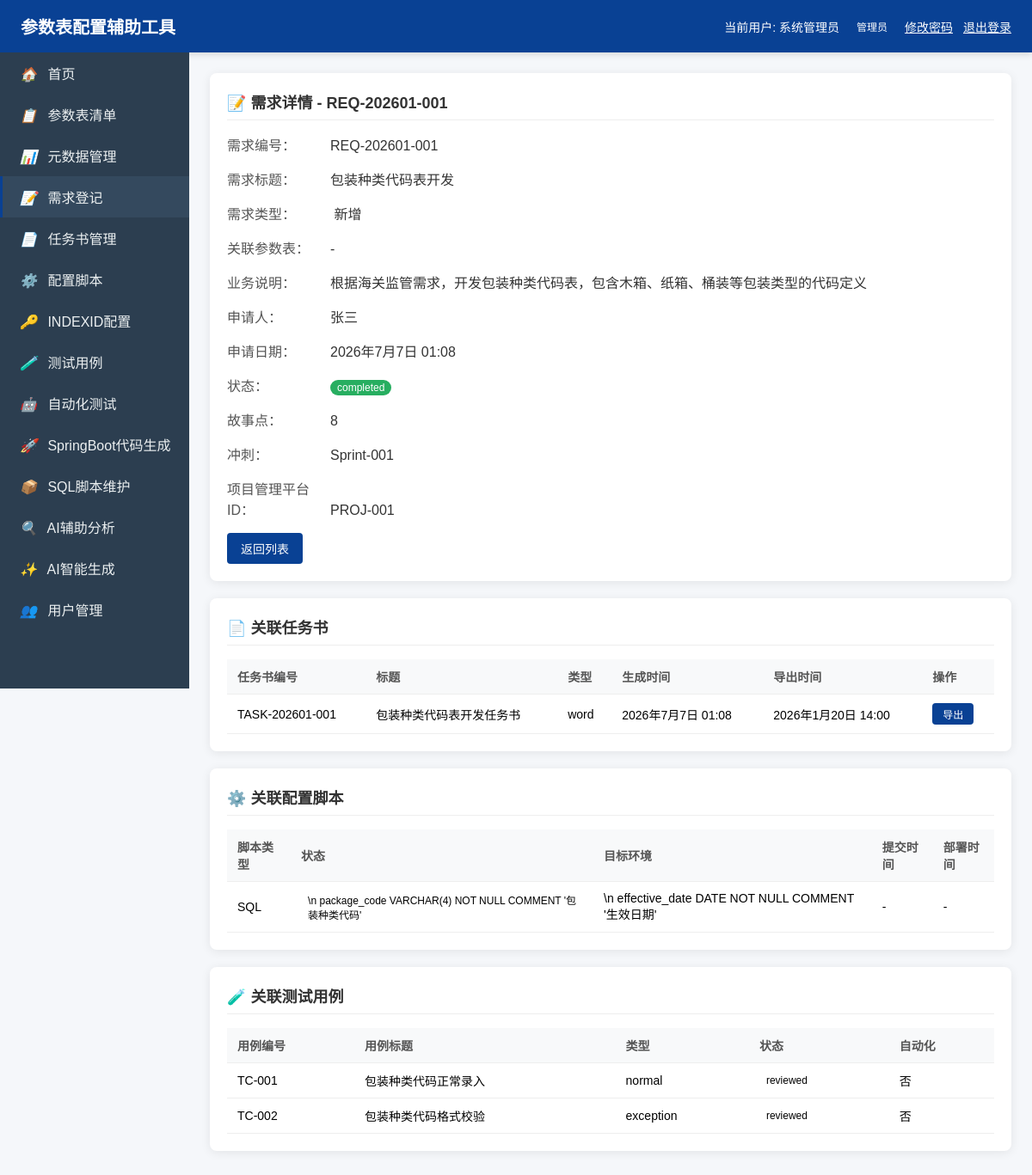
Screenshot of /requirements/1/ (signed in) with the database file from the repository.
### parameter/models.py (models this page shows, shortened)
class User(models.Model):
    username = models.CharField(max_length=100, unique=True, verbose_name='用户名')
    password = models.CharField(max_length=255, verbose_name='密码')
    real_name = models.CharField(max_length=100, verbose_name='真实姓名')
    email = models.EmailField(null=True, blank=True, verbose_name='邮箱')
    phone = models.CharField(max_length=20, null=True, blank=True, verbose_name='手机号')
    role = models.ForeignKey(Role, on_delete=models.CASCADE, verbose_name='角色')
    is_active = models.BooleanField(default=True, verbose_name='是否启用')
    created_at = models.DateTimeField(auto_now_add=True, verbose_name='创建时间')
    updated_at = models.DateTimeField(auto_now=True, verbose_name='更新时间')
    class Meta:
        verbose_name = '用户'
        verbose_name_plural = '用户'

class Role(models.Model):
    ROLE_CHOICES = [
        ('admin', '管理员'),
        ('business', '业务人员'),
        ('technical', '技术人员'),
        ('general', '一般人员'),
    ]
    role_code = models.CharField(max_length=50, choices=ROLE_CHOICES, unique=True, verbose_name='角色编码')
    role_name = models.CharField(max_length=100, verbose_name='角色名称')
    description = models.TextField(null=True, blank=True, verbose_name='角色描述')
    class Meta:
        verbose_name = '角色'
        verbose_name_plural = '角色'

class Requirement(models.Model):
    REQUIREMENT_TYPE_CHOICES = [
        ('new', '新增'),
        ('modify', '变更'),
        ('reuse', '复用'),
    ]
    STATUS_CHOICES = [
        ('pending', '待审核'),
        ('approved', '已审核'),
        ('in_progress', '进行中'),
        ('completed', '已完成'),
        ('rejected', '已拒绝'),
    ]
    requirement_no = models.CharField(max_length=50, unique=True, verbose_name='需求编号')
    title = models.CharField(max_length=200, verbose_name='需求标题')
    requirement_type = models.CharField(max_length=20, choices=REQUIREMENT_TYPE_CHOICES, verbose_name='需求类型')
    parameter_table = models.ForeignKey(ParameterTable, on_delete=models.SET_NULL, null=True, blank=True, verbose_name='关联参数表')
    business_description = models.TextField(verbose_name='业务说明')
    requester = models.CharField(max_length=100, verbose_name='申请人')
    request_date = models.DateTimeField(auto_now_add=True, verbose_name='申请日期')
    status = models.CharField(max_length=20, choices=STATUS_CHOICES, default='pending', verbose_name='状态')
    story_points = models.IntegerField(null=True, blank=True, verbose_name='故事点')
    sprint = models.CharField(max_length=50, null=True, blank=True, verbose_name='冲刺')
    project_platform_id = models.CharField(max_length=100, null=True, blank=True, verbose_name='项目管理平台ID')
    class Meta:
        verbose_name = '业务需求登记'
        verbose_name_plural = '业务需求登记'

class TaskDocument(models.Model):
    DOCUMENT_TYPE_CHOICES = [
        ('word', 'Word'),
        ('pdf', 'PDF'),
    ]
    requirement = models.ForeignKey(Requirement, on_delete=models.CASCADE, related_name='task_documents', verbose_name='关联需求')
    document_no = models.CharField(max_length=50, verbose_name='任务书编号')
    title = models.CharField(max_length=200, verbose_name='任务书标题')
    document_type = models.CharField(max_length=20, choices=DOCUMENT_TYPE_CHOICES, verbose_name='文档类型')
    content = models.TextField(verbose_name='任务书内容')
    generated_at = models.DateTimeField(auto_now_add=True, verbose_name='生成时间')
    exported_at = models.DateTimeField(null=True, blank=True, verbose_name='导出时间')
    class Meta:
        verbose_name = '任务书管理'
        verbose_name_plural = '任务书管理'

class ConfigScript(models.Model):
    STATUS_CHOICES = [
        ('generated', '已生成'),
        ('submitted', '已提交'),
        ('deployed', '已部署'),
        ('failed', '失败'),
    ]
    requirement = models.ForeignKey(Requirement, on_delete=models.CASCADE, related_name='config_scripts', verbose_name='关联需求')
    script_type = models.CharField(max_length=50, verbose_name='脚本类型')
    script_content = models.TextField(verbose_name='脚本内容')
    status = models.CharField(max_length=20, choices=STATUS_CHOICES, default='generated', verbose_name='状态')
    submitted_at = models.DateTimeField(null=True, blank=True, verbose_name='提交时间')
    deployed_at = models.DateTimeField(null=True, blank=True, verbose_name='部署时间')
    environment = models.CharField(max_length=50, null=True, blank=True, verbose_name='目标环境')
    class Meta:
        verbose_name = '配置脚本'
        verbose_name_plural = '配置脚本'

class TestCase(models.Model):
    CASE_TYPE_CHOICES = [
        ('normal', '正常流程'),
        ('boundary', '边界条件'),
        ('exception', '异常场景'),
    ]
    STATUS_CHOICES = [
        ('draft', '草稿'),
        ('reviewed', '已评审'),
        ('automated', '已自动化'),
        ('executed', '已执行'),
    ]
    requirement = models.ForeignKey(Requirement, on_delete=models.CASCADE, related_name='test_cases', verbose_name='关联需求')
    case_no = models.CharField(max_length=50, verbose_name='用例编号')
    title = models.CharField(max_length=200, verbose_name='用例标题')
    case_type = models.CharField(max_length=20, choices=CASE_TYPE_CHOICES, verbose_name='用例类型')
    preconditions = models.TextField(null=True, blank=True, verbose_name='前置条件')
    steps = models.TextField(verbose_name='测试步骤')
    expected_result = models.TextField(verbose_name='预期结果')
    status = models.CharField(max_length=20, choices=STATUS_CHOICES, default='draft', verbose_name='状态')
    automated = models.BooleanField(default=False, verbose_name='是否自动化')
    created_at = models.DateTimeField(auto_now_add=True, verbose_name='创建时间')
    class Meta:
        verbose_name = '测试用例'
        verbose_name_plural = '测试用例'

### parameter/views.py (the view)
# urls.py: path('requirements/<str:req_id>/', views.RequirementDetailView.as_view(), name='requirement_detail'),
@method_decorator(login_required, name='dispatch')
class RequirementDetailView(View):
    def get(self, request, req_id):
        logger.info(f"[RequirementDetailView] 开始查询需求详情，req_id: {req_id}")
        try:
            requirement = Requirement.objects.filter(id=req_id).select_related('parameter_table').first()
            logger.info(f"[RequirementDetailView] 需求查询结果: {'存在' if requirement else '不存在'}, req_id: {req_id}")
            documents = TaskDocument.objects.filter(requirement_id=req_id)
            logger.info(f"[RequirementDetailView] 任务书查询完成，记录数: {documents.count()}")
            scripts = ConfigScript.objects.filter(requirement_id=req_id)
            logger.info(f"[RequirementDetailView] 配置脚本查询完成，记录数: {scripts.count()}")
            test_cases = TestCase.objects.filter(requirement_id=req_id)
            logger.info(f"[RequirementDetailView] 测试用例查询完成，记录数: {test_cases.count()}")
            context = {
                'requirement': requirement,
                'documents': documents,
                'scripts': scripts,
                'test_cases': test_cases,
            }
            logger.info(f"[RequirementDetailView] 需求详情查询成功，即将渲染模板")
            return render(request, 'parameter/requirement_detail.html', context)
        except Exception as e:
            logger.error(f"[RequirementDetailView] 需求详情查询失败，req_id: {req_id}, 错误: {str(e)}", exc_info=True)
            raise

### parameter/templates/parameter/requirement_detail.html (shortened to what this page needs)
{% extends 'parameter/base.html' %}
{% block content %}
    {% if requirement %}
    <div class="card">
        <div class="card-title">📝 需求详情 - {{ requirement.requirement_no }}</div>
        <div class="detail-info">
            <span class="label">需求编号：</span><span class="value">{{ requirement.requirement_no }}</span>
        </div>
        <div class="detail-info">
            <span class="label">需求标题：</span><span class="value">{{ requirement.title }}</span>
        </div>
        <div class="detail-info">
            <span class="label">需求类型：</span><span class="value">
                {% if requirement.requirement_type == 'new' %}新增
                {% elif requirement.requirement_type == 'modify' %}变更
                {% elif requirement.requirement_type == 'reuse' %}复用
                {% endif %}
            </span>
        </div>
        <div class="detail-info">
            <span class="label">关联参数表：</span><span class="value">{{ requirement.table_name|default:'-' }}</span>
        </div>
        <div class="detail-info">
            <span class="label">业务说明：</span><span class="value">{{ requirement.business_description }}</span>
        </div>
        <div class="detail-info">
            <span class="label">申请人：</span><span class="value">{{ requirement.requester }}</span>
        </div>
        <div class="detail-info">
            <span class="label">申请日期：</span><span class="value">{{ requirement.request_date }}</span>
        </div>
        <div class="detail-info">
            <span class="label">状态：</span><span class="value"><span class="badge badge-{{ requirement.status }}">{{ requirement.status }}</span></span>
        </div>
        <div class="detail-info">
            <span class="label">故事点：</span><span class="value">{{ requirement.story_points|default:'-' }}</span>
        </div>
        <div class="detail-info">
            <span class="label">冲刺：</span><span class="value">{{ requirement.sprint|default:'-' }}</span>
        </div>
        <div class="detail-info">
            <span class="label">项目管理平台ID：</span><span class="value">{{ requirement.project_platform_id|default:'-' }}</span>
        </div>
        <div style="margin-top: 16px;">
            <a href="/requirements/" class="btn btn-primary">返回列表</a>
        </div>
    </div>
    <div class="card">
        <div class="card-title">📄 关联任务书</div>
        {% if documents %}
        <table class="table">
            <thead>
                <tr>
                    <th>任务书编号</th>
                    <th>标题</th>
                    <th>类型</th>
                    <th>生成时间</th>
                    <th>导出时间</th>
                    <th>操作</th>
                </tr>
            </thead>
            <tbody>
                {% for doc in documents %}
                <tr>
                    <td>{{ doc.document_no }}</td>
                    <td>{{ doc.title }}</td>
                    <td>{{ doc.document_type }}</td>
                    <td>{{ doc.generated_at }}</td>
                    <td>{{ doc.exported_at|default:'-' }}</td>
                    <td>
                        <a href="/task-documents/export/{{ doc.id }}/" class="btn btn-primary btn-sm">导出</a>
                    </td>
                </tr>
                {% endfor %}
            </tbody>
        </table>
        {% else %}
        <p>暂无关联任务书</p>
        {% endif %}
    </div>
    <div class="card">
        <div class="card-title">⚙️ 关联配置脚本</div>
        {% if scripts %}
        <table class="table">
            <thead>
                <tr>
                    <th>脚本类型</th>
                    <th>状态</th>
                    <th>目标环境</th>
                    <th>提交时间</th>
                    <th>部署时间</th>
                </tr>
            </thead>
            <tbody>
                {% for script in scripts %}
                <tr>
                    <td>{{ script.script_type }}</td>
                    <td><span class="badge badge-{{ script.status }}">{{ script.status }}</span></td>
                    <td>{{ script.environment|default:'-' }}</td>
                    <td>{{ script.submitted_at|default:'-' }}</td>
                    <td>{{ script.deployed_at|default:'-' }}</td>
                </tr>
                {% endfor %}
            </tbody>
        </table>
        {% else %}
        <p>暂无关联配置脚本</p>
        {% endif %}
    </div>
    <div class="card">
        <div class="card-title">🧪 关联测试用例</div>
        {% if test_cases %}
        <table class="table">
            <thead>
                <tr>
                    <th>用例编号</th>
                    <th>用例标题</th>
                    <th>类型</th>
                    <th>状态</th>
                    <th>自动化</th>
                </tr>
            </thead>
            <tbody>
                {% for case in test_cases %}
                <tr>
                    <td>{{ case.case_no }}</td>
                    <td>{{ case.title }}</td>
                    <td>{{ case.case_type }}</td>
                    <td><span class="badge badge-{{ case.status }}">{{ case.status }}</span></td>
                    <td>{% if case.automated == 'True' %}是{% else %}否{% endif %}</td>
                </tr>
                {% endfor %}
            </tbody>
        </table>
        {% else %}
        <p>暂无关联测试用例</p>
        {% endif %}
    </div>
    {% else %}
    <div class="card">
        <div class="card-title">需求不存在</div>
        <p>未找到指定的需求，请返回列表重新选择。</p>
        <a href="/requirements/" class="btn btn-primary">返回列表</a>
    </div>
    {% endif %}
{% endblock %}

### parameter/templates/parameter/base.html (shortened to what this page needs)
<!DOCTYPE html>
<html lang="zh-CN">
<head>
</head>
<body>
    <div class="header">
        <h1>参数表配置辅助工具</h1>
        <div class="user-info">
            <span>当前用户: {{ request.user.real_name|default:request.user.username }}</span>
            <span class="badge badge-{{ request.user.role.role_code|default:'general' }}">{{ request.user.role.role_name|default:'-' }}</span>
            <a href="/change-password/" style="color: #fff; text-decoration: underline;">修改密码</a>
            <a href="/logout/" style="color: #fff; text-decoration: underline;">退出登录</a>
        </div>
    </div>
    <div class="sidebar">
        <a href="/" class="nav-item {% if request.path == '/' %}active{% endif %}"><i>🏠</i> 首页</a>
        <a href="/tables/" class="nav-item {% if 'tables' in request.path %}active{% endif %}"><i>📋</i> 参数表清单</a>
        <a href="/metadata/" class="nav-item {% if 'metadata' in request.path %}active{% endif %}"><i>📊</i> 元数据管理</a>
        <a href="/requirements/" class="nav-item {% if 'requirements' in request.path %}active{% endif %}"><i>📝</i> 需求登记</a>
        <a href="/task-documents/" class="nav-item {% if 'task-documents' in request.path %}active{% endif %}"><i>📄</i> 任务书管理</a>
        <a href="/config-scripts/" class="nav-item {% if 'config-scripts' in request.path %}active{% endif %}"><i>⚙️</i> 配置脚本</a>
        <a href="/index-id/" class="nav-item {% if 'index-id' in request.path %}active{% endif %}"><i>🔑</i> INDEXID配置</a>
        <a href="/test-cases/" class="nav-item {% if 'test-cases' in request.path %}active{% endif %}"><i>🧪</i> 测试用例</a>
        <a href="/automation-test/" class="nav-item {% if 'automation-test' in request.path %}active{% endif %}"><i>🤖</i> 自动化测试</a>
        <a href="/springboot-generator/" class="nav-item {% if 'springboot-generator' in request.path %}active{% endif %}"><i>🚀</i> SpringBoot代码生成</a>
        <a href="/sql-manager/" class="nav-item {% if 'sql-manager' in request.path %}active{% endif %}"><i>📦</i> SQL脚本维护</a>
        <a href="/ai-analysis/" class="nav-item {% if 'ai-analysis' in request.path %}active{% endif %}"><i>🔍</i> AI辅助分析</a>
        <a href="/ai-generation/" class="nav-item {% if 'ai-generation' in request.path %}active{% endif %}"><i>✨</i> AI智能生成</a>
        {% if request.user.role.role_code == 'admin' %}
        <a href="/users/" class="nav-item {% if 'users' in request.path %}active{% endif %}"><i>👥</i> 用户管理</a>
        {% endif %}
    </div>
    <div class="main-content">
        {% block content %}{% endblock %}
    </div>
</body>
</html>

### rows the page displays
User: user.real_name "系统管理员", user.role.role_name "管理员"
Requirement: requirement_no "REQ-202601-001", title "包装种类代码表开发", business_description "根据海关监管需求，开发包装种类代码表，包含木箱、纸箱、桶装等包装类型的代码定义", requester "张三", request_date "2026年7月7日 01:08", status "completed", story_points "8", sprint "Sprint-001", project_platform_id "PROJ-001"
TaskDocument: document_no "TASK-202601-001", title "包装种类代码表开发任务书", document_type "word", generated_at "2026年7月7日 01:08", exported_at "2026年1月20日 14:00"
ConfigScript: script_type "SQL", status "\\n package_code VARCHAR(4) NOT NULL COMMENT '包装种类代码'", environment "\\n effective_date DATE NOT NULL COMMENT '生效日期'", submitted_at "-", deployed_at "-"
TestCase: case_no "TC-001", title "包装种类代码正常录入", case_type "normal", status "reviewed", automated "否"
TestCase: case_no "TC-002", title "包装种类代码格式校验", case_type "exception", status "reviewed", automated "否"

### other values shown
{{ requirement.table_name|default:'-' }} "-"
